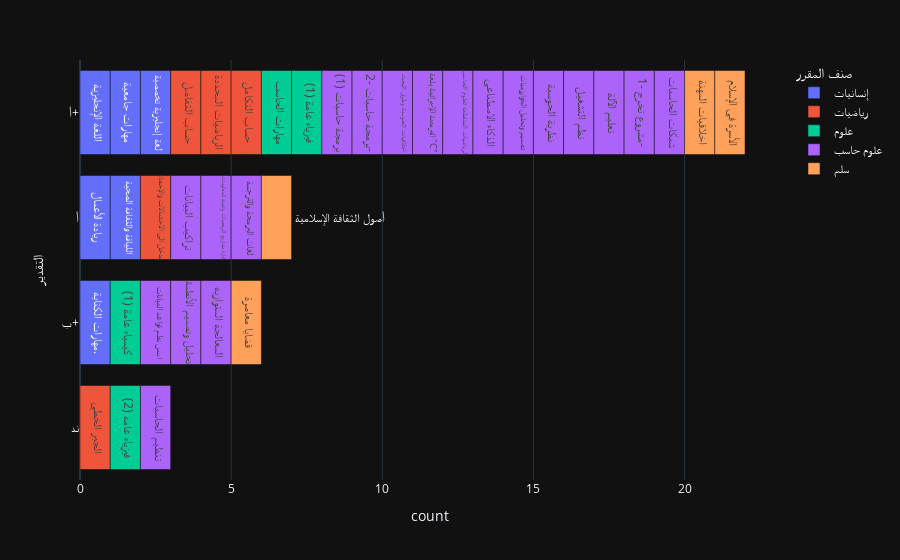

Notebook cell for this chart:
### Code cell
px.bar(grades, y="التقدير", color="صنف المقرر", text="اسم المقرر", category_orders=ordering)

### Figure 1 — Plotly figure (JSON) as saved in the notebook; plotly's stock layout.template omitted (floating-point values rounded to 4 significant figures)
{"data": [{"alignmentgroup": "True", "hovertemplate": "صنف المقرر=إنسانيات<br>count=%{x}<br>التقدير=%{y}<br>اسم المقرر=%{text}<extra></extra>", "legendgroup": "إنسانيات", "marker": {"color": "#636efa", "pattern": {"shape": ""}}, "name": "إنسانيات", "offsetgroup": "إنسانيات", "orientation": "h", "showlegend": true, "text": ["ريادة الأعمال", "اللغة الإنجليزية", "مهارات الكتابة.", "مهارات جامعية", "لغة إنجليزية تخصصية", "اللياقة والثقافة الصحية"], "textposition": "auto", "type": "bar", "x": [1, 1, 1, 1, 1, 1], "xaxis": "x", "y": ["أ", "أ+", "ب+", "أ+", "أ+", "أ"], "yaxis": "y"}, {"alignmentgroup": "True", "hovertemplate": "صنف المقرر=رياضيات<br>count=%{x}<br>التقدير=%{y}<br>اسم المقرر=%{text}<extra></extra>", "legendgroup": "رياضيات", "marker": {"color": "#EF553B", "pattern": {"shape": ""}}, "name": "رياضيات", "offsetgroup": "رياضيات", "orientation": "h", "showlegend": true, "text": ["مدخل الى الاحتمالات والإحصاء", "حساب التفاضل", "الرياضيات المحددة", "حساب التكامل", "الجبر الخطي"], "textposition": "auto", "type": "bar", "x": [1, 1, 1, 1, 1], "xaxis": "x", "y": ["أ", "أ+", "أ+", "أ+", "ند"], "yaxis": "y"}, {"alignmentgroup": "True", "hovertemplate": "صنف المقرر=علوم<br>count=%{x}<br>التقدير=%{y}<br>اسم المقرر=%{text}<extra></extra>", "legendgroup": "علوم", "marker": {"color": "#00cc96", "pattern": {"shape": ""}}, "name": "علوم", "offsetgroup": "علوم", "orientation": "h", "showlegend": true, "text": ["كيمياء عامة (1)", "مهارات الحاسب", "فيزياء عامة (1)", "فيزياء عامه (2)"], "textposition": "auto", "type": "bar", "x": [1, 1, 1, 1], "xaxis": "x", "y": ["ب+", "أ+", "أ+", "ند"], "yaxis": "y"}, {"alignmentgroup": "True", "hovertemplate": "صنف المقرر=علوم حاسب<br>count=%{x}<br>التقدير=%{y}<br>اسم المقرر=%{text}<extra></extra>", "legendgroup": "علوم حاسب", "marker": {"color": "#ab63fa", "pattern": {"shape": ""}}, "name": "علوم حاسب", "offsetgroup": "علوم حاسب", "orientation": "h", "showlegend": true, "text": ["برمجة حاسبات (1)", "تنظيم الحاسبات", "برمجة حاسبات -2-", "تراكيب البيانات", "اخلاقيات الحوسبة وطرق البحث", "البرمجة الإجرائية بلغة \"C\"", "الرياضيات المتقطعة لعلوم الحاسب", "اسس نظم قواعد البيانات", "الذكاء الاصطناعي", "تصميم وتحليل الخوارزميات", "تحليل وتصميم الأنظمة", "نظرية الحوسبة", "نظم التشغيل", "ادارة مشاريع البرمجيات وتقينة المعلومات", "لغات البرمجة والترجمة", "المعالجة المتوازيه", "تعليم الآلة", "مشروع تخرج -1-", "شبكات الحاسبات"], "textposition": "auto", "type": "bar", "x": [1, 1, 1, 1, 1, 1, 1, 1, 1, 1, 1, 1, 1, 1, 1, 1, 1, 1, 1], "xaxis": "x", "y": ["أ+", "ند", "أ+", "أ", "أ+", "أ+", "أ+", "ب+", "أ+", "أ+", "ب+", "أ+", "أ+", "أ", "أ", "ب+", "أ+", "أ+", "أ+"], "yaxis": "y"}, {"alignmentgroup": "True", "hovertemplate": "صنف المقرر=سلم<br>count=%{x}<br>التقدير=%{y}<br>اسم المقرر=%{text}<extra></extra>", "legendgroup": "سلم", "marker": {"color": "#FFA15A", "pattern": {"shape": ""}}, "name": "سلم", "offsetgroup": "سلم", "orientation": "h", "showlegend": true, "text": ["أصول الثقافة الإسلامية", "اخلاقيات المهنة", "قضايا معاصرة", "الأسرة في الإسلام"], "textposition": "auto", "type": "bar", "x": [1, 1, 1, 1], "xaxis": "x", "y": ["أ", "أ+", "ب+", "أ+"], "yaxis": "y"}], "layout": {"barmode": "relative", "legend": {"title": {"text": "صنف المقرر"}, "tracegroupgap": 0}, "margin": {"t": 60}, "xaxis": {"anchor": "y", "domain": [0, 1], "title": {"text": "count"}}, "yaxis": {"anchor": "x", "categoryarray": ["ند", "ب+", "أ", "أ+"], "categoryorder": "array", "domain": [0, 1], "title": {"text": "التقدير"}}}}
